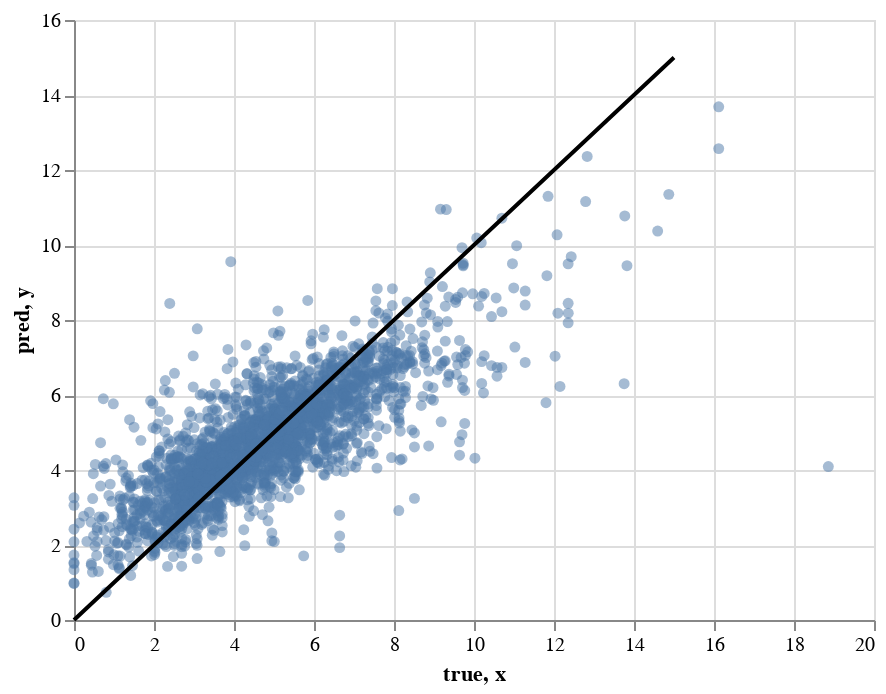

The cell this chart's notebook holds for it:
### Code cell
flight_df = predict_next_avg_delay_df

rwy_cols = ["rwy__10", "rwy__14", "rwy__16", "rwy__28", "rwy__32", "rwy__34"]

taxi_path_related = ["taxi_dist", "angle_sum"]  # To add if relevant

to_scale_cols = [
    "hh_num",
    #  "avg_outbound_delay_lastXmin",
    "nominal",
    "busy",
    "disrupted",
    "not_nom_arrival_ratio",
    "press",
    "temp",
    #   "atmap_visibility",
    #   "atmap_wind",
    #   "atmap_precipitation",
    #   "atmap_freezing",
    #   "atmap_danger",
    "nb_arr",
    "nb_dep",
    "nb",
    #   "H",
    #   "L",
    #   "L/M",
    #   "M",
    #   "H_count",
    #   "L_count",
    #   "L/M_count",
    "M_count",
    "H_count_ratio",
    "L_count_ratio",
    "L/M_count_ratio",
    "M_count_ratio",
    "turnaround_minutes",
]
feature_columns = to_scale_cols  # + rwy_cols  #

target_column = (
    "nextAvgDelay"  #'total_holding_time_minutes'      taxi_holding_time_minutes
)

flight_df = onehot_runways(flight_df)
data_df = flight_df.query("config=='NORTH0' & mvt_type=='DEP' ")[
    feature_columns + [target_column]
].dropna()


input_df = data_df[feature_columns]
target_df = data_df[[target_column]]


from sklearn.preprocessing import StandardScaler

data_train, data_test, labels_train, labels_test = train_test_split(
    input_df,
    target_df,
    test_size=0.20,
    random_state=42,
)

"""
sc = StandardScaler()
data_train = sc.fit_transform(data_train)
data_test = sc.transform(data_test)"""
"""
model_rf = RandomForestRegressor(n_estimators=150, min_samples_split=10)"""

clf = RandomForestRegressor(n_estimators=150, min_samples_split=10)


# sc = StandardScaler()
# data_train = sc.fit_transform(data_train)
# data_test = sc.transform(data_test)

# fit the model on the whole dataset
clf.fit(data_train, labels_train)
# make a single prediction
predicted = clf.predict(data_test)

# plot pred vs truth
data_chart = pd.DataFrame(
    {"true": labels_test.values.reshape((-1,)), "pred": predicted}
)
predVStrue_chart = alt.Chart(data_chart).mark_circle(opacity=0.5).encode(
    x="true", y="pred"
) + alt.Chart(
    pd.DataFrame({"x": np.linspace(0, 15, 10), "y": np.linspace(0, 15, 10)})
).mark_line(
    color="black"
).encode(
    x="x", y="y"
)
display(predVStrue_chart)

from sklearn.metrics import mean_squared_error, mean_absolute_error, r2_score

mae = mean_absolute_error(labels_test.values.reshape((-1,)), predicted)
mse = mean_squared_error(labels_test.values.reshape((-1,)), predicted)
acc1min = within_Xmin(labels_test.values.reshape((-1,)), predicted)
acc3min = within_Xmin(labels_test.values.reshape((-1,)), predicted, m=3)
acc5min = within_Xmin(labels_test.values.reshape((-1,)), predicted, m=5)
print(
    f"mae={mae}\n mse={mse}\n acc1min={acc1min}\n acc3min={acc3min}\n acc5min={acc5min}"
)
print("And R2 = ", r2_score(labels_test.values.reshape((-1,)), predicted))

### Figure 1 — Vega-Lite specification as saved in the notebook (floating-point values rounded to 4 significant figures; data arrays with more than 128 entries replaced by an {"elided": "..."} marker saying what was removed)
{"config": {"view": {"continuousWidth": 400, "continuousHeight": 300}}, "layer": [{"data": {"name": "data-e0c2ec2f5bf115c968988410f1fe3081"}, "mark": {"type": "circle", "opacity": 0.5}, "encoding": {"x": {"type": "quantitative", "field": "true"}, "y": {"type": "quantitative", "field": "pred"}}}, {"data": {"name": "data-e53f43667b4e74c9774fcfd475bf1d46"}, "mark": {"type": "line", "color": "black"}, "encoding": {"x": {"type": "quantitative", "field": "x"}, "y": {"type": "quantitative", "field": "y"}}}], "$schema": "https://vega.github.io/schema/vega-lite/v4.8.1.json", "datasets": {"data-e0c2ec2f5bf115c968988410f1fe3081": {"elided": "2360 records"}, "data-e53f43667b4e74c9774fcfd475bf1d46": [{"x": 0.0, "y": 0.0}, {"x": 1.667, "y": 1.667}, {"x": 3.333, "y": 3.333}, {"x": 5.0, "y": 5.0}, {"x": 6.667, "y": 6.667}, {"x": 8.333, "y": 8.333}, {"x": 10.0, "y": 10.0}, {"x": 11.67, "y": 11.67}, {"x": 13.33, "y": 13.33}, {"x": 15.0, "y": 15.0}]}}
